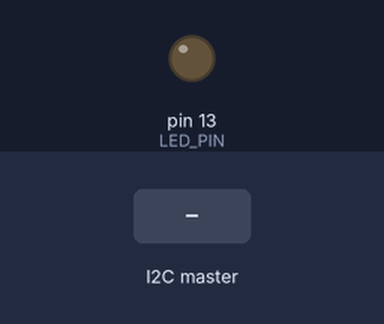
Bench run of a sketch on a simulated Arduino Uno, built with avr-gcc and run on an emulated ATmega328P. Shown: output pins drawn as LEDs (lit = HIGH). The test bench sets the inputs (shaded band).

Above: at 1.2 s.
1.3 s: the I2C master sends the byte 0
At 2.0 s:
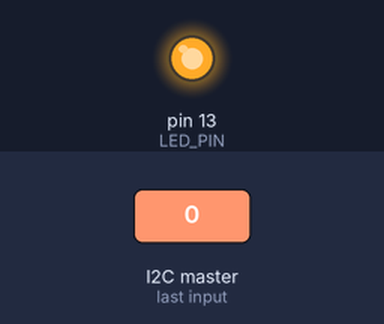
2.8 s: the I2C master sends the byte 1
At 3.2 s:
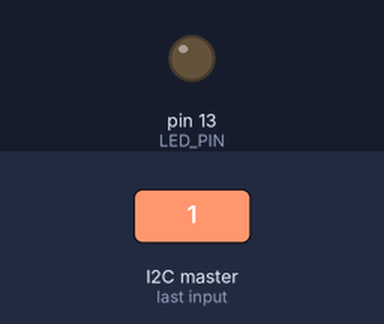
Timing chart, 0 to 5.8 s (numbered marks = the images above; inputs shaded):
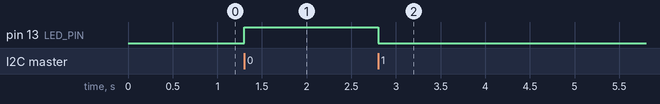

The sketch:

I2CSlave.ino
```cpp
#include <Wire.h>

#define LED_PIN 13

byte slave_address = 7;
byte CMD_ON = 0x00;
byte CMD_OFF = 0x01;

void setup() {
  // Start I2C Bus as Slave
  Wire.begin(slave_address);
  Wire.onReceive(receiveEvent);

  pinMode(LED_PIN, OUTPUT);
  digitalWrite(LED_PIN, LOW);

}

void loop() {

}

void receiveEvent(int howMany) {
  byte cmd = Wire.read();
  if (cmd == CMD_ON){
    digitalWrite(LED_PIN, HIGH);
  }else if(cmd == CMD_OFF){
    digitalWrite(LED_PIN, LOW);
  }
}
```

Measured:
- after the input at 1.3 s, pin 13 (LED_PIN): LOW → HIGH at once
- after the input at 2.8 s, pin 13 (LED_PIN): HIGH → LOW at once
